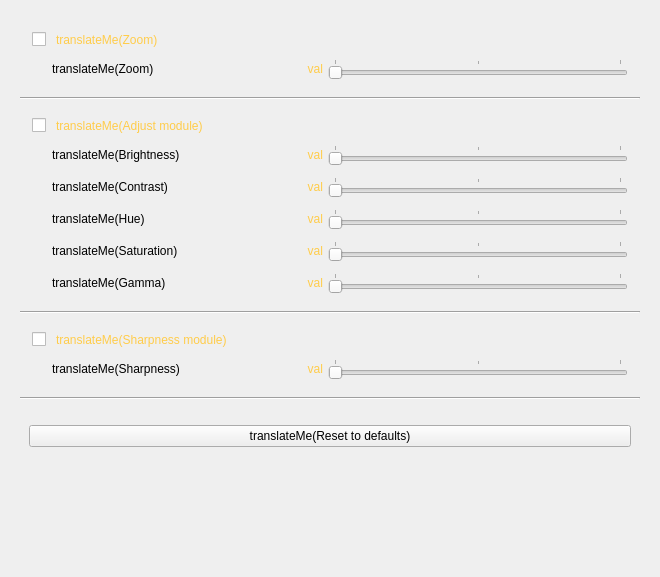
<?xml version="1.0" encoding="UTF-8"?>
<ui version="4.0">
 <class>m_Window</class>
 <widget class="QFrame" name="m_Window">
  <property name="geometry">
   <rect>
    <x>0</x>
    <y>0</y>
    <width>660</width>
    <height>577</height>
   </rect>
  </property>
  <layout class="QHBoxLayout" name="horizontalLayout_9">
   <item>
    <widget class="CRowContainer" name="m_ScrollArea">
     <property name="focusPolicy">
      <enum>Qt::NoFocus</enum>
     </property>
     <property name="styleSheet">
      <string notr="true">#m_ScrollArea {background-color: transparent;}
QWidget::disabled  {color: rgb(128, 128, 128);}
QCheckBox {
    spacing: 10px;
    color: rgb(255, 204, 74);
    }
  QCheckBox::indicator:checked {
     image: url(_BASESKINPATH_/img/select/checkedCombo.png);
    width: 26px;
    height: 26px;
   }
QCheckBox::indicator:unchecked {
     image: url(_BASESKINPATH_/img/select/uncheckedCombo.png);
    width: 26px;
    height: 26px;
   }


/*INCLUDE_UI_scrollbar.qss*/
</string>
     </property>
     <property name="frameShape">
      <enum>QFrame::NoFrame</enum>
     </property>
     <property name="horizontalScrollBarPolicy">
      <enum>Qt::ScrollBarAlwaysOff</enum>
     </property>
     <property name="widgetResizable">
      <bool>true</bool>
     </property>
     <property name="rowSliderInfo" stdset="0">
      <string notr="true">color1=&quot;0x7080A0FF&quot; color2=&quot;0xAA146414&quot; type=&quot;0&quot; roundcorner=&quot;0&quot; borderwidth=&quot;0&quot; bordercolor=&quot;0xFF010101&quot;</string>
     </property>
     <property name="rowBorderInfo" stdset="0">
      <string notr="true">borderwidth=&quot;0&quot; roundcorner=&quot;0&quot; bordercolor=&quot;0xB0FF9933&quot; </string>
     </property>
     <widget class="QWidget" name="m_scrollAreaWidgetContents">
      <property name="geometry">
       <rect>
        <x>0</x>
        <y>0</y>
        <width>642</width>
        <height>559</height>
       </rect>
      </property>
      <property name="styleSheet">
       <string notr="true">#m_scrollAreaWidgetContents {background-color: transparent;}</string>
      </property>
      <layout class="QVBoxLayout" name="verticalLayout">
       <item>
        <widget class="QWidget" name="m_ZoomContainer" native="true">
         <layout class="QGridLayout" name="gridLayout">
          <item row="0" column="0">
           <widget class="CSkinProgressWidget" name="m_Row00" native="true">
            <property name="focusPolicy">
             <enum>Qt::TabFocus</enum>
            </property>
            <layout class="QHBoxLayout" name="horizontalLayout_3">
             <property name="spacing">
              <number>0</number>
             </property>
             <property name="leftMargin">
              <number>3</number>
             </property>
             <property name="topMargin">
              <number>3</number>
             </property>
             <property name="rightMargin">
              <number>3</number>
             </property>
             <property name="bottomMargin">
              <number>3</number>
             </property>
             <item>
              <widget class="QCheckBox" name="m_ZoomEnabled">
               <property name="focusPolicy">
                <enum>Qt::NoFocus</enum>
               </property>
               <property name="text">
                <string>translateMe(Zoom)</string>
               </property>
              </widget>
             </item>
            </layout>
           </widget>
          </item>
          <item row="1" column="0">
           <widget class="CSkinProgressWidget" name="m_Row01" native="true">
            <property name="focusPolicy">
             <enum>Qt::TabFocus</enum>
            </property>
            <layout class="QHBoxLayout" name="horizontalLayout">
             <property name="spacing">
              <number>0</number>
             </property>
             <property name="leftMargin">
              <number>3</number>
             </property>
             <property name="topMargin">
              <number>3</number>
             </property>
             <property name="rightMargin">
              <number>3</number>
             </property>
             <property name="bottomMargin">
              <number>3</number>
             </property>
             <item>
              <spacer name="horizontalSpacer_15">
               <property name="orientation">
                <enum>Qt::Horizontal</enum>
               </property>
               <property name="sizeType">
                <enum>QSizePolicy::Fixed</enum>
               </property>
               <property name="sizeHint" stdset="0">
                <size>
                 <width>20</width>
                 <height>20</height>
                </size>
               </property>
              </spacer>
             </item>
             <item>
              <widget class="QLabel" name="label_12">
               <property name="text">
                <string>translateMe(Zoom)</string>
               </property>
              </widget>
             </item>
             <item>
              <spacer name="horizontalSpacer_2">
               <property name="orientation">
                <enum>Qt::Horizontal</enum>
               </property>
               <property name="sizeType">
                <enum>QSizePolicy::Expanding</enum>
               </property>
               <property name="sizeHint" stdset="0">
                <size>
                 <width>40</width>
                 <height>20</height>
                </size>
               </property>
              </spacer>
             </item>
             <item>
              <widget class="QLabel" name="m_ZoomTextVal">
               <property name="styleSheet">
                <string notr="true">QWidget::enabled {color: rgb(255, 204, 74);}
QWidget::disabled  {color: rgb(128, 128, 128);}
</string>
               </property>
               <property name="text">
                <string notr="true">val</string>
               </property>
               <property name="alignment">
                <set>Qt::AlignRight|Qt::AlignTrailing|Qt::AlignVCenter</set>
               </property>
              </widget>
             </item>
             <item>
              <spacer name="horizontalSpacer_4">
               <property name="orientation">
                <enum>Qt::Horizontal</enum>
               </property>
               <property name="sizeType">
                <enum>QSizePolicy::Fixed</enum>
               </property>
               <property name="sizeHint" stdset="0">
                <size>
                 <width>5</width>
                 <height>20</height>
                </size>
               </property>
              </spacer>
             </item>
             <item>
              <widget class="QSlider" name="m_ZoomSlider">
               <property name="sizePolicy">
                <sizepolicy hsizetype="Fixed" vsizetype="Fixed">
                 <horstretch>0</horstretch>
                 <verstretch>0</verstretch>
                </sizepolicy>
               </property>
               <property name="minimumSize">
                <size>
                 <width>300</width>
                 <height>0</height>
                </size>
               </property>
               <property name="maximumSize">
                <size>
                 <width>300</width>
                 <height>16777215</height>
                </size>
               </property>
               <property name="focusPolicy">
                <enum>Qt::NoFocus</enum>
               </property>
               <property name="maximum">
                <number>1000</number>
               </property>
               <property name="singleStep">
                <number>1</number>
               </property>
               <property name="pageStep">
                <number>10</number>
               </property>
               <property name="orientation">
                <enum>Qt::Horizontal</enum>
               </property>
               <property name="tickPosition">
                <enum>QSlider::TicksAbove</enum>
               </property>
               <property name="tickInterval">
                <number>500</number>
               </property>
              </widget>
             </item>
            </layout>
           </widget>
          </item>
         </layout>
        </widget>
       </item>
       <item>
        <widget class="Line" name="line">
         <property name="orientation">
          <enum>Qt::Horizontal</enum>
         </property>
        </widget>
       </item>
       <item>
        <widget class="QWidget" name="m_AdjustContainer" native="true">
         <layout class="QGridLayout" name="gridLayout_2">
          <item row="1" column="0">
           <widget class="CSkinProgressWidget" name="m_Row03" native="true">
            <property name="focusPolicy">
             <enum>Qt::TabFocus</enum>
            </property>
            <layout class="QHBoxLayout" name="horizontalLayout_2">
             <property name="spacing">
              <number>0</number>
             </property>
             <property name="leftMargin">
              <number>3</number>
             </property>
             <property name="topMargin">
              <number>3</number>
             </property>
             <property name="rightMargin">
              <number>3</number>
             </property>
             <property name="bottomMargin">
              <number>3</number>
             </property>
             <item>
              <spacer name="verticalSpacer_2">
               <property name="orientation">
                <enum>Qt::Horizontal</enum>
               </property>
               <property name="sizeType">
                <enum>QSizePolicy::Fixed</enum>
               </property>
               <property name="sizeHint" stdset="0">
                <size>
                 <width>20</width>
                 <height>20</height>
                </size>
               </property>
              </spacer>
             </item>
             <item>
              <widget class="QLabel" name="label_4">
               <property name="text">
                <string>translateMe(Brightness)</string>
               </property>
              </widget>
             </item>
             <item>
              <spacer name="horizontalSpacer">
               <property name="orientation">
                <enum>Qt::Horizontal</enum>
               </property>
               <property name="sizeType">
                <enum>QSizePolicy::Expanding</enum>
               </property>
               <property name="sizeHint" stdset="0">
                <size>
                 <width>40</width>
                 <height>20</height>
                </size>
               </property>
              </spacer>
             </item>
             <item>
              <widget class="QLabel" name="m_BrightnessTextVal">
               <property name="styleSheet">
                <string notr="true">QWidget::enabled {color: rgb(255, 204, 74);}
QWidget::disabled  {color: rgb(128, 128, 128);}</string>
               </property>
               <property name="text">
                <string notr="true">val</string>
               </property>
               <property name="alignment">
                <set>Qt::AlignRight|Qt::AlignTrailing|Qt::AlignVCenter</set>
               </property>
              </widget>
             </item>
             <item>
              <spacer name="horizontalSpacer_3">
               <property name="orientation">
                <enum>Qt::Horizontal</enum>
               </property>
               <property name="sizeType">
                <enum>QSizePolicy::Fixed</enum>
               </property>
               <property name="sizeHint" stdset="0">
                <size>
                 <width>5</width>
                 <height>20</height>
                </size>
               </property>
              </spacer>
             </item>
             <item>
              <widget class="QSlider" name="m_BrightnessSlider">
               <property name="sizePolicy">
                <sizepolicy hsizetype="Fixed" vsizetype="Fixed">
                 <horstretch>0</horstretch>
                 <verstretch>0</verstretch>
                </sizepolicy>
               </property>
               <property name="minimumSize">
                <size>
                 <width>300</width>
                 <height>0</height>
                </size>
               </property>
               <property name="maximumSize">
                <size>
                 <width>300</width>
                 <height>16777215</height>
                </size>
               </property>
               <property name="focusPolicy">
                <enum>Qt::NoFocus</enum>
               </property>
               <property name="maximum">
                <number>1000</number>
               </property>
               <property name="singleStep">
                <number>1</number>
               </property>
               <property name="pageStep">
                <number>10</number>
               </property>
               <property name="orientation">
                <enum>Qt::Horizontal</enum>
               </property>
               <property name="tickPosition">
                <enum>QSlider::TicksAbove</enum>
               </property>
               <property name="tickInterval">
                <number>500</number>
               </property>
              </widget>
             </item>
            </layout>
           </widget>
          </item>
          <item row="0" column="0">
           <widget class="CSkinProgressWidget" name="m_Row02" native="true">
            <property name="focusPolicy">
             <enum>Qt::TabFocus</enum>
            </property>
            <layout class="QHBoxLayout" name="horizontalLayout_4">
             <property name="spacing">
              <number>0</number>
             </property>
             <property name="leftMargin">
              <number>3</number>
             </property>
             <property name="topMargin">
              <number>3</number>
             </property>
             <property name="rightMargin">
              <number>3</number>
             </property>
             <property name="bottomMargin">
              <number>3</number>
             </property>
             <item>
              <widget class="QCheckBox" name="m_AdjustEnabled">
               <property name="focusPolicy">
                <enum>Qt::NoFocus</enum>
               </property>
               <property name="text">
                <string>translateMe(Adjust module)</string>
               </property>
              </widget>
             </item>
            </layout>
           </widget>
          </item>
          <item row="4" column="0">
           <widget class="CSkinProgressWidget" name="m_Row05" native="true">
            <property name="focusPolicy">
             <enum>Qt::TabFocus</enum>
            </property>
            <layout class="QHBoxLayout" name="horizontalLayout_6">
             <property name="spacing">
              <number>0</number>
             </property>
             <property name="leftMargin">
              <number>3</number>
             </property>
             <property name="topMargin">
              <number>3</number>
             </property>
             <property name="rightMargin">
              <number>3</number>
             </property>
             <property name="bottomMargin">
              <number>3</number>
             </property>
             <item>
              <spacer name="horizontalSpacer_17">
               <property name="orientation">
                <enum>Qt::Horizontal</enum>
               </property>
               <property name="sizeType">
                <enum>QSizePolicy::Fixed</enum>
               </property>
               <property name="sizeHint" stdset="0">
                <size>
                 <width>20</width>
                 <height>20</height>
                </size>
               </property>
              </spacer>
             </item>
             <item>
              <widget class="QLabel" name="label_3">
               <property name="text">
                <string>translateMe(Hue)</string>
               </property>
              </widget>
             </item>
             <item>
              <spacer name="horizontalSpacer_6">
               <property name="orientation">
                <enum>Qt::Horizontal</enum>
               </property>
               <property name="sizeHint" stdset="0">
                <size>
                 <width>40</width>
                 <height>20</height>
                </size>
               </property>
              </spacer>
             </item>
             <item>
              <widget class="QLabel" name="m_HueTextVal">
               <property name="styleSheet">
                <string notr="true">QWidget::enabled {color: rgb(255, 204, 74);}
QWidget::disabled  {color: rgb(128, 128, 128);}</string>
               </property>
               <property name="text">
                <string notr="true">val</string>
               </property>
               <property name="alignment">
                <set>Qt::AlignRight|Qt::AlignTrailing|Qt::AlignVCenter</set>
               </property>
              </widget>
             </item>
             <item>
              <spacer name="horizontalSpacer_10">
               <property name="orientation">
                <enum>Qt::Horizontal</enum>
               </property>
               <property name="sizeType">
                <enum>QSizePolicy::Fixed</enum>
               </property>
               <property name="sizeHint" stdset="0">
                <size>
                 <width>5</width>
                 <height>20</height>
                </size>
               </property>
              </spacer>
             </item>
             <item>
              <widget class="QSlider" name="m_HueSlider">
               <property name="sizePolicy">
                <sizepolicy hsizetype="Fixed" vsizetype="Fixed">
                 <horstretch>0</horstretch>
                 <verstretch>0</verstretch>
                </sizepolicy>
               </property>
               <property name="minimumSize">
                <size>
                 <width>300</width>
                 <height>0</height>
                </size>
               </property>
               <property name="maximumSize">
                <size>
                 <width>300</width>
                 <height>16777215</height>
                </size>
               </property>
               <property name="focusPolicy">
                <enum>Qt::NoFocus</enum>
               </property>
               <property name="maximum">
                <number>1000</number>
               </property>
               <property name="singleStep">
                <number>1</number>
               </property>
               <property name="pageStep">
                <number>10</number>
               </property>
               <property name="orientation">
                <enum>Qt::Horizontal</enum>
               </property>
               <property name="tickPosition">
                <enum>QSlider::TicksAbove</enum>
               </property>
               <property name="tickInterval">
                <number>500</number>
               </property>
              </widget>
             </item>
            </layout>
           </widget>
          </item>
          <item row="5" column="0">
           <widget class="CSkinProgressWidget" name="m_Row06" native="true">
            <property name="focusPolicy">
             <enum>Qt::TabFocus</enum>
            </property>
            <layout class="QHBoxLayout" name="horizontalLayout_7">
             <property name="spacing">
              <number>0</number>
             </property>
             <property name="leftMargin">
              <number>3</number>
             </property>
             <property name="topMargin">
              <number>3</number>
             </property>
             <property name="rightMargin">
              <number>3</number>
             </property>
             <property name="bottomMargin">
              <number>3</number>
             </property>
             <item>
              <spacer name="horizontalSpacer_18">
               <property name="orientation">
                <enum>Qt::Horizontal</enum>
               </property>
               <property name="sizeType">
                <enum>QSizePolicy::Fixed</enum>
               </property>
               <property name="sizeHint" stdset="0">
                <size>
                 <width>20</width>
                 <height>20</height>
                </size>
               </property>
              </spacer>
             </item>
             <item>
              <widget class="QLabel" name="label_9">
               <property name="text">
                <string>translateMe(Saturation)</string>
               </property>
              </widget>
             </item>
             <item>
              <spacer name="horizontalSpacer_7">
               <property name="orientation">
                <enum>Qt::Horizontal</enum>
               </property>
               <property name="sizeHint" stdset="0">
                <size>
                 <width>40</width>
                 <height>20</height>
                </size>
               </property>
              </spacer>
             </item>
             <item>
              <widget class="QLabel" name="m_SaturationTextVal">
               <property name="styleSheet">
                <string notr="true">QWidget::enabled {color: rgb(255, 204, 74);}
QWidget::disabled  {color: rgb(128, 128, 128);}</string>
               </property>
               <property name="text">
                <string notr="true">val</string>
               </property>
               <property name="alignment">
                <set>Qt::AlignRight|Qt::AlignTrailing|Qt::AlignVCenter</set>
               </property>
              </widget>
             </item>
             <item>
              <spacer name="horizontalSpacer_11">
               <property name="orientation">
                <enum>Qt::Horizontal</enum>
               </property>
               <property name="sizeType">
                <enum>QSizePolicy::Fixed</enum>
               </property>
               <property name="sizeHint" stdset="0">
                <size>
                 <width>5</width>
                 <height>20</height>
                </size>
               </property>
              </spacer>
             </item>
             <item>
              <widget class="QSlider" name="m_SaturationSlider">
               <property name="sizePolicy">
                <sizepolicy hsizetype="Fixed" vsizetype="Fixed">
                 <horstretch>0</horstretch>
                 <verstretch>0</verstretch>
                </sizepolicy>
               </property>
               <property name="minimumSize">
                <size>
                 <width>300</width>
                 <height>0</height>
                </size>
               </property>
               <property name="maximumSize">
                <size>
                 <width>300</width>
                 <height>16777215</height>
                </size>
               </property>
               <property name="focusPolicy">
                <enum>Qt::NoFocus</enum>
               </property>
               <property name="maximum">
                <number>1000</number>
               </property>
               <property name="singleStep">
                <number>1</number>
               </property>
               <property name="pageStep">
                <number>10</number>
               </property>
               <property name="orientation">
                <enum>Qt::Horizontal</enum>
               </property>
               <property name="tickPosition">
                <enum>QSlider::TicksAbove</enum>
               </property>
               <property name="tickInterval">
                <number>500</number>
               </property>
              </widget>
             </item>
            </layout>
           </widget>
          </item>
          <item row="6" column="0">
           <widget class="CSkinProgressWidget" name="m_Row07" native="true">
            <property name="focusPolicy">
             <enum>Qt::TabFocus</enum>
            </property>
            <layout class="QHBoxLayout" name="horizontalLayout_8">
             <property name="spacing">
              <number>0</number>
             </property>
             <property name="leftMargin">
              <number>3</number>
             </property>
             <property name="topMargin">
              <number>3</number>
             </property>
             <property name="rightMargin">
              <number>3</number>
             </property>
             <property name="bottomMargin">
              <number>3</number>
             </property>
             <item>
              <spacer name="horizontalSpacer_19">
               <property name="orientation">
                <enum>Qt::Horizontal</enum>
               </property>
               <property name="sizeType">
                <enum>QSizePolicy::Fixed</enum>
               </property>
               <property name="sizeHint" stdset="0">
                <size>
                 <width>20</width>
                 <height>20</height>
                </size>
               </property>
              </spacer>
             </item>
             <item>
              <widget class="QLabel" name="label_11">
               <property name="text">
                <string>translateMe(Gamma)</string>
               </property>
              </widget>
             </item>
             <item>
              <spacer name="horizontalSpacer_8">
               <property name="orientation">
                <enum>Qt::Horizontal</enum>
               </property>
               <property name="sizeHint" stdset="0">
                <size>
                 <width>40</width>
                 <height>20</height>
                </size>
               </property>
              </spacer>
             </item>
             <item>
              <widget class="QLabel" name="m_GammaTextVal">
               <property name="styleSheet">
                <string notr="true">QWidget::enabled {color: rgb(255, 204, 74);}
QWidget::disabled  {color: rgb(128, 128, 128);}</string>
               </property>
               <property name="text">
                <string notr="true">val</string>
               </property>
               <property name="alignment">
                <set>Qt::AlignRight|Qt::AlignTrailing|Qt::AlignVCenter</set>
               </property>
              </widget>
             </item>
             <item>
              <spacer name="horizontalSpacer_12">
               <property name="orientation">
                <enum>Qt::Horizontal</enum>
               </property>
               <property name="sizeType">
                <enum>QSizePolicy::Fixed</enum>
               </property>
               <property name="sizeHint" stdset="0">
                <size>
                 <width>5</width>
                 <height>20</height>
                </size>
               </property>
              </spacer>
             </item>
             <item>
              <widget class="QSlider" name="m_GammaSlider">
               <property name="sizePolicy">
                <sizepolicy hsizetype="Fixed" vsizetype="Fixed">
                 <horstretch>0</horstretch>
                 <verstretch>0</verstretch>
                </sizepolicy>
               </property>
               <property name="minimumSize">
                <size>
                 <width>300</width>
                 <height>0</height>
                </size>
               </property>
               <property name="maximumSize">
                <size>
                 <width>300</width>
                 <height>16777215</height>
                </size>
               </property>
               <property name="focusPolicy">
                <enum>Qt::NoFocus</enum>
               </property>
               <property name="maximum">
                <number>1000</number>
               </property>
               <property name="singleStep">
                <number>1</number>
               </property>
               <property name="pageStep">
                <number>10</number>
               </property>
               <property name="orientation">
                <enum>Qt::Horizontal</enum>
               </property>
               <property name="tickPosition">
                <enum>QSlider::TicksAbove</enum>
               </property>
               <property name="tickInterval">
                <number>500</number>
               </property>
              </widget>
             </item>
            </layout>
           </widget>
          </item>
          <item row="3" column="0">
           <widget class="CSkinProgressWidget" name="m_Row04" native="true">
            <property name="focusPolicy">
             <enum>Qt::TabFocus</enum>
            </property>
            <layout class="QHBoxLayout" name="horizontalLayout_5">
             <property name="spacing">
              <number>0</number>
             </property>
             <property name="leftMargin">
              <number>3</number>
             </property>
             <property name="topMargin">
              <number>3</number>
             </property>
             <property name="rightMargin">
              <number>3</number>
             </property>
             <property name="bottomMargin">
              <number>3</number>
             </property>
             <item>
              <spacer name="horizontalSpacer_16">
               <property name="orientation">
                <enum>Qt::Horizontal</enum>
               </property>
               <property name="sizeType">
                <enum>QSizePolicy::Fixed</enum>
               </property>
               <property name="sizeHint" stdset="0">
                <size>
                 <width>20</width>
                 <height>20</height>
                </size>
               </property>
              </spacer>
             </item>
             <item>
              <widget class="QLabel" name="label_6">
               <property name="text">
                <string>translateMe(Contrast)</string>
               </property>
              </widget>
             </item>
             <item>
              <spacer name="horizontalSpacer_5">
               <property name="orientation">
                <enum>Qt::Horizontal</enum>
               </property>
               <property name="sizeHint" stdset="0">
                <size>
                 <width>40</width>
                 <height>20</height>
                </size>
               </property>
              </spacer>
             </item>
             <item>
              <widget class="QLabel" name="m_ContrastTextVal">
               <property name="styleSheet">
                <string notr="true">QWidget::enabled {color: rgb(255, 204, 74);}
QWidget::disabled  {color: rgb(128, 128, 128);}</string>
               </property>
               <property name="text">
                <string notr="true">val</string>
               </property>
               <property name="alignment">
                <set>Qt::AlignRight|Qt::AlignTrailing|Qt::AlignVCenter</set>
               </property>
              </widget>
             </item>
             <item>
              <spacer name="horizontalSpacer_9">
               <property name="orientation">
                <enum>Qt::Horizontal</enum>
               </property>
               <property name="sizeType">
                <enum>QSizePolicy::Fixed</enum>
               </property>
               <property name="sizeHint" stdset="0">
                <size>
                 <width>5</width>
                 <height>20</height>
                </size>
               </property>
              </spacer>
             </item>
             <item>
              <widget class="QSlider" name="m_ContrastSlider">
               <property name="sizePolicy">
                <sizepolicy hsizetype="Fixed" vsizetype="Fixed">
                 <horstretch>0</horstretch>
                 <verstretch>0</verstretch>
                </sizepolicy>
               </property>
               <property name="minimumSize">
                <size>
                 <width>300</width>
                 <height>0</height>
                </size>
               </property>
               <property name="maximumSize">
                <size>
                 <width>300</width>
                 <height>16777215</height>
                </size>
               </property>
               <property name="focusPolicy">
                <enum>Qt::NoFocus</enum>
               </property>
               <property name="maximum">
                <number>1000</number>
               </property>
               <property name="singleStep">
                <number>10</number>
               </property>
               <property name="pageStep">
                <number>100</number>
               </property>
               <property name="orientation">
                <enum>Qt::Horizontal</enum>
               </property>
               <property name="tickPosition">
                <enum>QSlider::TicksAbove</enum>
               </property>
               <property name="tickInterval">
                <number>500</number>
               </property>
              </widget>
             </item>
            </layout>
           </widget>
          </item>
         </layout>
        </widget>
       </item>
       <item>
        <widget class="Line" name="line_2">
         <property name="orientation">
          <enum>Qt::Horizontal</enum>
         </property>
        </widget>
       </item>
       <item>
        <widget class="QWidget" name="m_SharpnessContainer" native="true">
         <layout class="QVBoxLayout" name="verticalLayout_3">
          <item>
           <widget class="CSkinProgressWidget" name="m_Row08" native="true">
            <property name="focusPolicy">
             <enum>Qt::TabFocus</enum>
            </property>
            <layout class="QHBoxLayout" name="horizontalLayout_12">
             <property name="spacing">
              <number>0</number>
             </property>
             <property name="leftMargin">
              <number>3</number>
             </property>
             <property name="topMargin">
              <number>3</number>
             </property>
             <property name="rightMargin">
              <number>3</number>
             </property>
             <property name="bottomMargin">
              <number>3</number>
             </property>
             <item>
              <widget class="QCheckBox" name="m_SharpnessEnabled">
               <property name="focusPolicy">
                <enum>Qt::NoFocus</enum>
               </property>
               <property name="text">
                <string>translateMe(Sharpness module)</string>
               </property>
              </widget>
             </item>
            </layout>
           </widget>
          </item>
          <item>
           <widget class="CSkinProgressWidget" name="m_Row09" native="true">
            <property name="focusPolicy">
             <enum>Qt::TabFocus</enum>
            </property>
            <layout class="QHBoxLayout" name="horizontalLayout_10">
             <property name="spacing">
              <number>0</number>
             </property>
             <property name="leftMargin">
              <number>3</number>
             </property>
             <property name="topMargin">
              <number>3</number>
             </property>
             <property name="rightMargin">
              <number>3</number>
             </property>
             <property name="bottomMargin">
              <number>3</number>
             </property>
             <item>
              <spacer name="horizontalSpacer_20">
               <property name="orientation">
                <enum>Qt::Horizontal</enum>
               </property>
               <property name="sizeType">
                <enum>QSizePolicy::Fixed</enum>
               </property>
               <property name="sizeHint" stdset="0">
                <size>
                 <width>20</width>
                 <height>20</height>
                </size>
               </property>
              </spacer>
             </item>
             <item>
              <widget class="QLabel" name="label_2">
               <property name="text">
                <string>translateMe(Sharpness)</string>
               </property>
              </widget>
             </item>
             <item>
              <spacer name="horizontalSpacer_13">
               <property name="orientation">
                <enum>Qt::Horizontal</enum>
               </property>
               <property name="sizeHint" stdset="0">
                <size>
                 <width>40</width>
                 <height>20</height>
                </size>
               </property>
              </spacer>
             </item>
             <item>
              <widget class="QLabel" name="m_SharpnessTextVal">
               <property name="styleSheet">
                <string notr="true">QWidget::enabled {color: rgb(255, 204, 74);}
QWidget::disabled  {color: rgb(128, 128, 128);}</string>
               </property>
               <property name="text">
                <string notr="true">val</string>
               </property>
               <property name="alignment">
                <set>Qt::AlignRight|Qt::AlignTrailing|Qt::AlignVCenter</set>
               </property>
              </widget>
             </item>
             <item>
              <spacer name="horizontalSpacer_14">
               <property name="orientation">
                <enum>Qt::Horizontal</enum>
               </property>
               <property name="sizeType">
                <enum>QSizePolicy::Fixed</enum>
               </property>
               <property name="sizeHint" stdset="0">
                <size>
                 <width>5</width>
                 <height>20</height>
                </size>
               </property>
              </spacer>
             </item>
             <item>
              <widget class="QSlider" name="m_SharpnessSlider">
               <property name="sizePolicy">
                <sizepolicy hsizetype="Fixed" vsizetype="Fixed">
                 <horstretch>0</horstretch>
                 <verstretch>0</verstretch>
                </sizepolicy>
               </property>
               <property name="minimumSize">
                <size>
                 <width>300</width>
                 <height>0</height>
                </size>
               </property>
               <property name="maximumSize">
                <size>
                 <width>300</width>
                 <height>16777215</height>
                </size>
               </property>
               <property name="focusPolicy">
                <enum>Qt::NoFocus</enum>
               </property>
               <property name="maximum">
                <number>1000</number>
               </property>
               <property name="singleStep">
                <number>1</number>
               </property>
               <property name="pageStep">
                <number>10</number>
               </property>
               <property name="orientation">
                <enum>Qt::Horizontal</enum>
               </property>
               <property name="tickPosition">
                <enum>QSlider::TicksAbove</enum>
               </property>
               <property name="tickInterval">
                <number>500</number>
               </property>
              </widget>
             </item>
            </layout>
           </widget>
          </item>
         </layout>
        </widget>
       </item>
       <item>
        <widget class="Line" name="line_3">
         <property name="orientation">
          <enum>Qt::Horizontal</enum>
         </property>
        </widget>
       </item>
       <item>
        <spacer name="verticalSpacer_3">
         <property name="orientation">
          <enum>Qt::Vertical</enum>
         </property>
         <property name="sizeType">
          <enum>QSizePolicy::Fixed</enum>
         </property>
         <property name="sizeHint" stdset="0">
          <size>
           <width>20</width>
           <height>10</height>
          </size>
         </property>
        </spacer>
       </item>
       <item>
        <widget class="CSkinProgressWidget" name="m_Row10" native="true">
         <property name="focusPolicy">
          <enum>Qt::TabFocus</enum>
         </property>
         <layout class="QHBoxLayout" name="horizontalLayout_11">
          <item>
           <widget class="QPushButton" name="m_ResetButton">
            <property name="focusPolicy">
             <enum>Qt::NoFocus</enum>
            </property>
            <property name="styleSheet">
             <string notr="true">/*INCLUDE_UI_defaultbutton.qss*/</string>
            </property>
            <property name="text">
             <string>translateMe(Reset to defaults)</string>
            </property>
           </widget>
          </item>
         </layout>
        </widget>
       </item>
       <item>
        <spacer name="verticalSpacer">
         <property name="orientation">
          <enum>Qt::Vertical</enum>
         </property>
         <property name="sizeHint" stdset="0">
          <size>
           <width>20</width>
           <height>40</height>
          </size>
         </property>
        </spacer>
       </item>
      </layout>
     </widget>
    </widget>
   </item>
  </layout>
 </widget>
 <customwidgets>
  <customwidget>
   <class>CRowContainer</class>
   <extends>QScrollArea</extends>
   <header>widgetrowcontainer.h</header>
   <container>1</container>
  </customwidget>
  <customwidget>
   <class>CSkinProgressWidget</class>
   <extends>QWidget</extends>
   <header>skinprogresswidget.h</header>
   <container>1</container>
  </customwidget>
 </customwidgets>
 <tabstops>
  <tabstop>m_Row00</tabstop>
  <tabstop>m_Row01</tabstop>
  <tabstop>m_Row02</tabstop>
  <tabstop>m_Row03</tabstop>
  <tabstop>m_Row04</tabstop>
  <tabstop>m_Row05</tabstop>
  <tabstop>m_Row06</tabstop>
  <tabstop>m_Row07</tabstop>
  <tabstop>m_Row08</tabstop>
  <tabstop>m_Row09</tabstop>
 </tabstops>
 <resources/>
 <connections/>
</ui>
